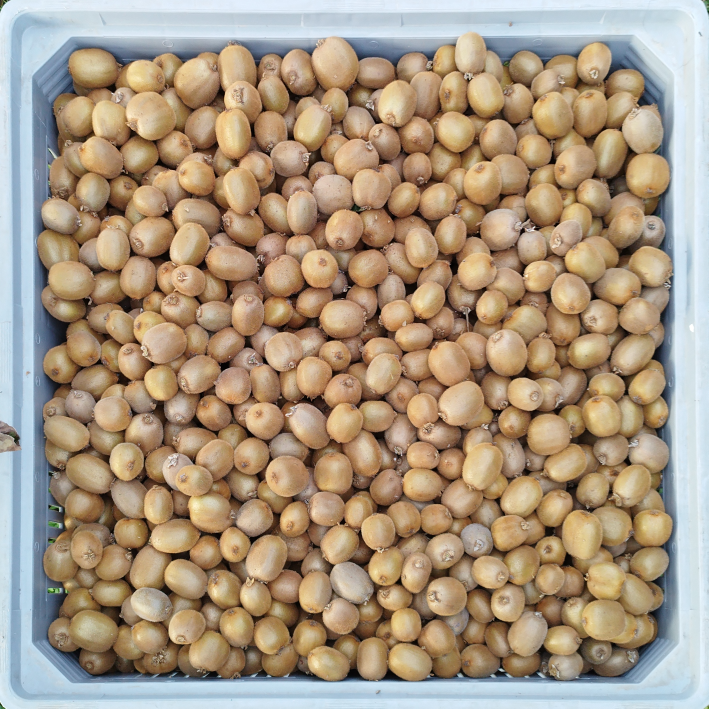
#> input picture plot/1 - out.png, 1417 x 1417 px, found by its file name (shown at 1/2 size)
$ jupyter execute '2.1 - search hsv thr.ipynb'
#> lines starting #> are read from the running program, lines starting #| are printed output that depends on the picture; after the words box and inside, x2 and y2 are one past the last pixel; in counts of white or black regions, pixels touching at a corner belong together
[cell 1]
import cv2
import numpy as np

def nothing(x):
    pass

cv2.namedWindow('marking')

cv2.createTrackbar('H Lower','marking',0,179,nothing)
#> slider 'H Lower' is set to 35
cv2.createTrackbar('H Higher','marking',179,179,nothing)
cv2.createTrackbar('S Lower','marking',0,255,nothing)
#> slider 'S Lower' is set to 51
cv2.createTrackbar('S Higher','marking',255,255,nothing)
cv2.createTrackbar('V Lower','marking',0,255,nothing)
#> slider 'V Lower' is set to 51
cv2.createTrackbar('V Higher','marking',255,255,nothing)


while(1):
    img = cv2.imread('plot/1 - out.png')
#> img is the input picture: shape (1417, 1417, 3); mean B, G, R 127.7, 149.9, 168.2

    img = cv2.flip(img,1)
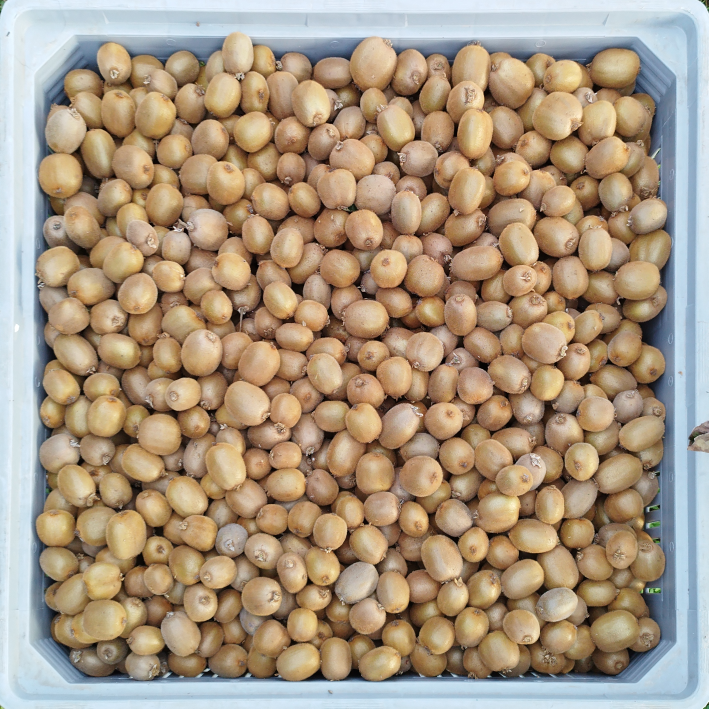
#> img: shape (1417, 1417, 3) (shown at 1/2 size); mean B, G, R 127.7, 149.9, 168.2

    hsv = cv2.cvtColor(img, cv2.COLOR_BGR2HSV)
#> hsv: shape (1417, 1417, 3); mean H, S, V 37.2, 89.5, 176.2

    hL = cv2.getTrackbarPos('H Lower','marking')
    hH = cv2.getTrackbarPos('H Higher','marking')
    sL = cv2.getTrackbarPos('S Lower','marking')
    sH = cv2.getTrackbarPos('S Higher','marking')
    vL = cv2.getTrackbarPos('V Lower','marking')
    vH = cv2.getTrackbarPos('V Higher','marking')

    LowerRegion = np.array([hL,sL,vL],np.uint8)
    upperRegion = np.array([hH,sH,vH],np.uint8)

    redObject = cv2.inRange(hsv,LowerRegion,upperRegion)
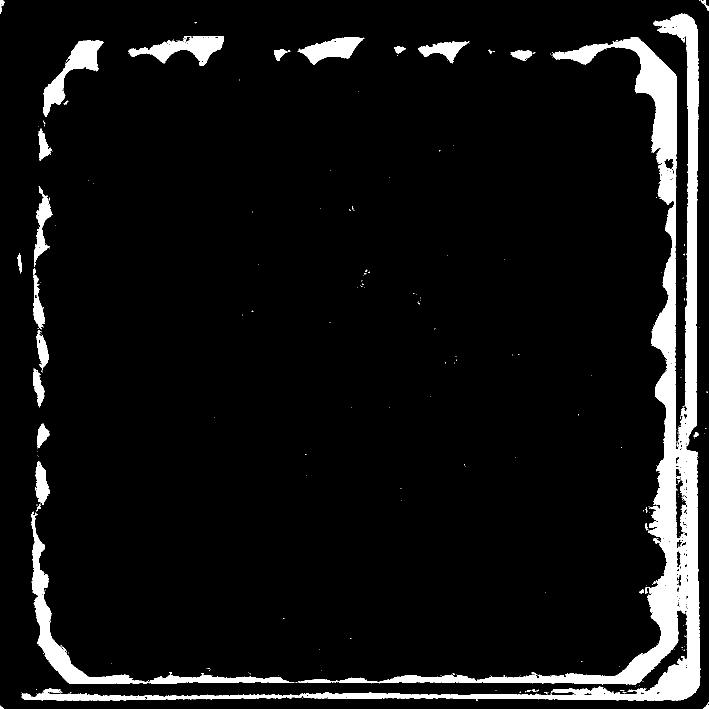
#> redObject: shape (1417, 1417) (shown at 1/2 size); 7.3% white; 259 white regions (225 under 20 px), largest, box (x1, y1, x2, y2) and area: (43, 27, 1401, 1402) 106610, (62, 1024, 589, 1368) 12979, (86, 80, 208, 234) 5339

    kernal = np.ones((1,1),"uint8")

    red = cv2.morphologyEx(redObject,cv2.MORPH_OPEN,kernal)
    red = cv2.dilate(red,kernal,iterations=1)

    res1=cv2.bitwise_and(img, img, mask = red)
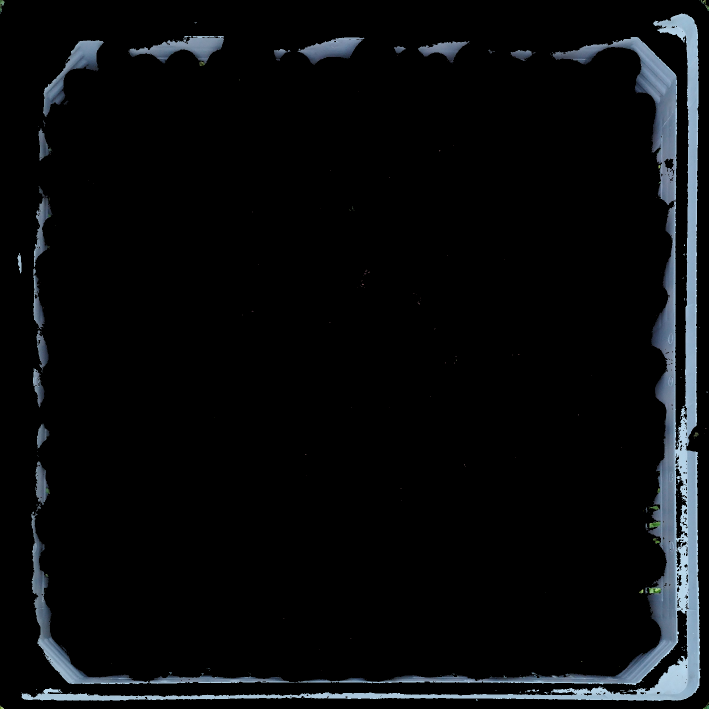
#> res1: shape (1417, 1417, 3) (shown at 1/2 size); mean B, G, R 12.1, 10.6, 9

    imS = cv2.resize(res1, (900,900))
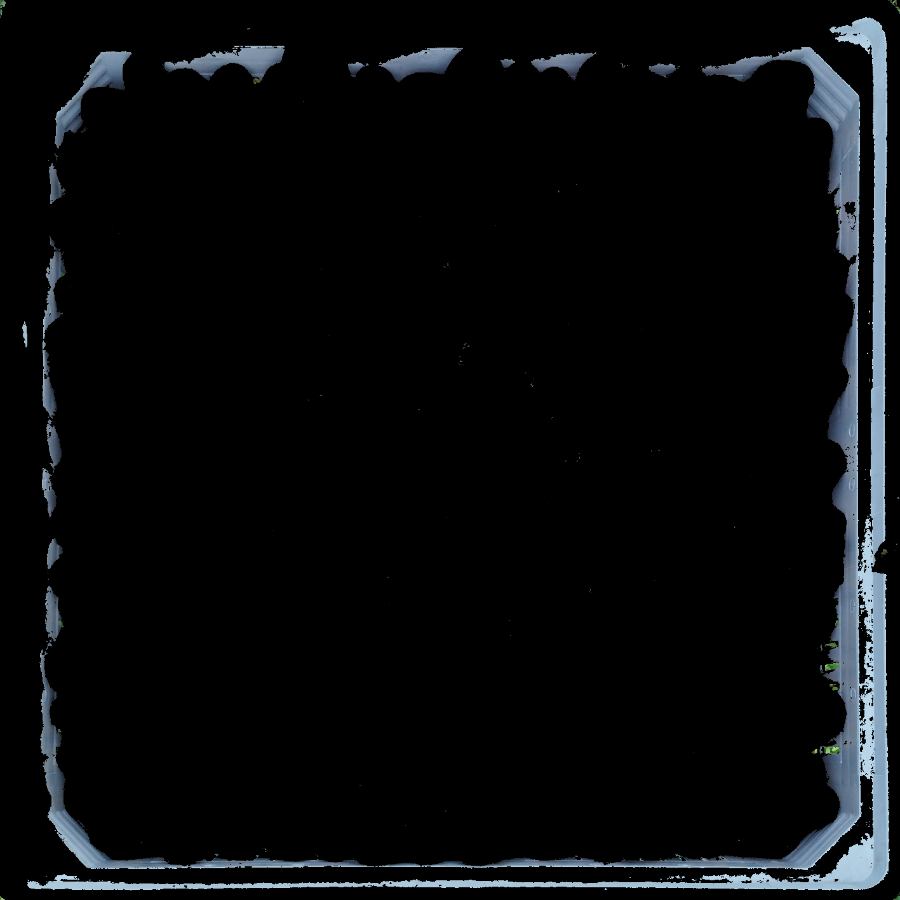
#> imS: shape (900, 900, 3); mean B, G, R 12.1, 10.6, 8.9
    cv2.imshow("Masking ", imS)

    if cv2.waitKey(10) & 0xFF == ord('q'):
#> (key q is pressed here)
        cv2.destroyAllWindows()
        break
